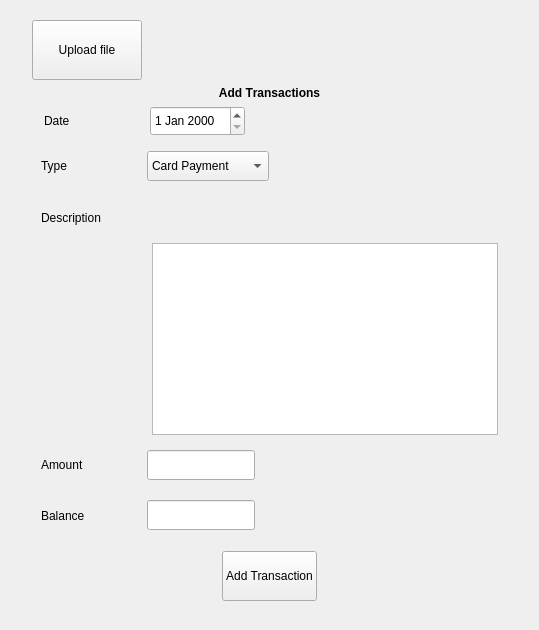
            <widget class="QWidget" name="upload_page">
             <property name="sizePolicy">
              <sizepolicy hsizetype="Expanding" vsizetype="Expanding">
               <horstretch>0</horstretch>
               <verstretch>0</verstretch>
              </sizepolicy>
             </property>
             <layout class="QHBoxLayout" name="horizontalLayout_4">
              <item>
               <widget class="QStackedWidget" name="upload_stack">
                <widget class="QWidget" name="upload_page_2">
                 <layout class="QHBoxLayout" name="horizontalLayout_5">
                  <item>
                   <widget class="QWidget" name="manual_entry_widget" native="true">
                    <property name="sizePolicy">
                     <sizepolicy hsizetype="Expanding" vsizetype="Expanding">
                      <horstretch>0</horstretch>
                      <verstretch>0</verstretch>
                     </sizepolicy>
                    </property>
                    <layout class="QVBoxLayout" name="verticalLayout_11" stretch="0,0,0,0,0,0,0,0,0">
                     <property name="leftMargin">
                      <number>12</number>
                     </property>
                     <property name="topMargin">
                      <number>0</number>
                     </property>
                     <property name="rightMargin">
                      <number>12</number>
                     </property>
                     <property name="bottomMargin">
                      <number>0</number>
                     </property>
                     <item>
                      <widget class="QPushButton" name="upload_file_button">
                       <property name="sizePolicy">
                        <sizepolicy hsizetype="Fixed" vsizetype="Fixed">
                         <horstretch>106</horstretch>
                         <verstretch>70</verstretch>
                        </sizepolicy>
                       </property>
                       <property name="minimumSize">
                        <size>
                         <width>110</width>
                         <height>60</height>
                        </size>
                       </property>
                       <property name="text">
                        <string>Upload file</string>
                       </property>
                       <property name="icon">
                        <iconset resource="../../Desktop/resource.qrc">
                         <normaloff>:/icons/icons_financial_app/upload_icon.png</normaloff>
                         <normalon>:/icons/icons_financial_app/upload_icon.png</normalon>:/icons/icons_financial_app/upload_icon.png</iconset>
                       </property>
                       <property name="iconSize">
                        <size>
                         <width>25</width>
                         <height>25</height>
                        </size>
                       </property>
                       <property name="checkable">
                        <bool>true</bool>
                       </property>
                       <property name="autoRepeat">
                        <bool>false</bool>
                       </property>
                       <property name="autoExclusive">
                        <bool>true</bool>
                       </property>
                      </widget>
                     </item>
                     <item>
                      <widget class="QLabel" name="add_transaction_label">
                       <property name="font">
                        <font>
                         <bold>true</bold>
                         <kerning>false</kerning>
                        </font>
                       </property>
                       <property name="text">
                        <string>Add Transactions</string>
                       </property>
                       <property name="alignment">
                        <set>Qt::AlignmentFlag::AlignCenter</set>
                       </property>
                      </widget>
                     </item>
                     <item>
                      <widget class="QWidget" name="widget_33" native="true">
                       <property name="sizePolicy">
                        <sizepolicy hsizetype="Preferred" vsizetype="Preferred">
                         <horstretch>0</horstretch>
                         <verstretch>0</verstretch>
                        </sizepolicy>
                       </property>
                       <layout class="QHBoxLayout" name="horizontalLayout_26" stretch="1,1,3">
                        <property name="leftMargin">
                         <number>12</number>
                        </property>
                        <property name="topMargin">
                         <number>0</number>
                        </property>
                        <item>
                         <widget class="QLabel" name="date_label_transaction">
                          <property name="sizePolicy">
                           <sizepolicy hsizetype="Fixed" vsizetype="Preferred">
                            <horstretch>0</horstretch>
                            <verstretch>0</verstretch>
                           </sizepolicy>
                          </property>
                          <property name="minimumSize">
                           <size>
                            <width>100</width>
                            <height>0</height>
                           </size>
                          </property>
                          <property name="text">
                           <string>Date</string>
                          </property>
                         </widget>
                        </item>
                        <item>
                         <widget class="QDateEdit" name="transaction_date_edit">
                          <property name="sizePolicy">
                           <sizepolicy hsizetype="Fixed" vsizetype="Fixed">
                            <horstretch>0</horstretch>
                            <verstretch>0</verstretch>
                           </sizepolicy>
                          </property>
                          <property name="minimumSize">
                           <size>
                            <width>0</width>
                            <height>30</height>
                           </size>
                          </property>
                          <property name="maximumSize">
                           <size>
                            <width>150</width>
                            <height>16777215</height>
                           </size>
                          </property>
                         </widget>
                        </item>
                        <item>
                         <spacer name="horizontalSpacer_15">
                          <property name="orientation">
                           <enum>Qt::Orientation::Horizontal</enum>
                          </property>
                          <property name="sizeHint" stdset="0">
                           <size>
                            <width>40</width>
                            <height>20</height>
                           </size>
                          </property>
                         </spacer>
                        </item>
                       </layout>
                      </widget>
                     </item>
                     <item>
                      <widget class="QWidget" name="widget_35" native="true">
                       <property name="sizePolicy">
                        <sizepolicy hsizetype="Preferred" vsizetype="Preferred">
                         <horstretch>0</horstretch>
                         <verstretch>0</verstretch>
                        </sizepolicy>
                       </property>
                       <layout class="QHBoxLayout" name="horizontalLayout_28" stretch="1,1,3">
                        <property name="topMargin">
                         <number>0</number>
                        </property>
                        <item>
                         <widget class="QLabel" name="type_label_transaction">
                          <property name="sizePolicy">
                           <sizepolicy hsizetype="Fixed" vsizetype="Preferred">
                            <horstretch>0</horstretch>
                            <verstretch>0</verstretch>
                           </sizepolicy>
                          </property>
                          <property name="minimumSize">
                           <size>
                            <width>100</width>
                            <height>0</height>
                           </size>
                          </property>
                          <property name="text">
                           <string>Type</string>
                          </property>
                         </widget>
                        </item>
                        <item>
                         <widget class="QComboBox" name="transaction_type_combo">
                          <property name="sizePolicy">
                           <sizepolicy hsizetype="Fixed" vsizetype="Fixed">
                            <horstretch>0</horstretch>
                            <verstretch>0</verstretch>
                           </sizepolicy>
                          </property>
                          <property name="minimumSize">
                           <size>
                            <width>0</width>
                            <height>30</height>
                           </size>
                          </property>
                          <property name="maximumSize">
                           <size>
                            <width>150</width>
                            <height>16777215</height>
                           </size>
                          </property>
                          <item>
                           <property name="text">
                            <string>Card Payment</string>
                           </property>
                          </item>
                          <item>
                           <property name="text">
                            <string>Bank Transfer</string>
                           </property>
                          </item>
                          <item>
                           <property name="text">
                            <string>Cash Withdrawal</string>
                           </property>
                          </item>
                          <item>
                           <property name="text">
                            <string>Income</string>
                           </property>
                          </item>
                          <item>
                           <property name="text">
                            <string>Refund</string>
                           </property>
                          </item>
                          <item>
                           <property name="text">
                            <string>Other</string>
                           </property>
                          </item>
                         </widget>
                        </item>
                        <item>
                         <spacer name="horizontalSpacer_16">
                          <property name="orientation">
                           <enum>Qt::Orientation::Horizontal</enum>
                          </property>
                          <property name="sizeHint" stdset="0">
                           <size>
                            <width>40</width>
                            <height>20</height>
                           </size>
                          </property>
                         </spacer>
                        </item>
                       </layout>
                      </widget>
                     </item>
                     <item>
                      <widget class="QWidget" name="widget_34" native="true">
                       <property name="sizePolicy">
                        <sizepolicy hsizetype="Preferred" vsizetype="Preferred">
                         <horstretch>0</horstretch>
                         <verstretch>0</verstretch>
                        </sizepolicy>
                       </property>
                       <layout class="QHBoxLayout" name="horizontalLayout_27" stretch="1,4">
                        <property name="topMargin">
                         <number>12</number>
                        </property>
                        <item>
                         <widget class="QLabel" name="description_label_transaction">
                          <property name="sizePolicy">
                           <sizepolicy hsizetype="Fixed" vsizetype="Preferred">
                            <horstretch>0</horstretch>
                            <verstretch>0</verstretch>
                           </sizepolicy>
                          </property>
                          <property name="minimumSize">
                           <size>
                            <width>100</width>
                            <height>0</height>
                           </size>
                          </property>
                          <property name="text">
                           <string>Description</string>
                          </property>
                         </widget>
                        </item>
                        <item>
                         <spacer name="horizontalSpacer_17">
                          <property name="orientation">
                           <enum>Qt::Orientation::Horizontal</enum>
                          </property>
                          <property name="sizeHint" stdset="0">
                           <size>
                            <width>40</width>
                            <height>20</height>
                           </size>
                          </property>
                         </spacer>
                        </item>
                       </layout>
                      </widget>
                     </item>
                     <item>
                      <widget class="QWidget" name="widget_38" native="true">
                       <property name="sizePolicy">
                        <sizepolicy hsizetype="Preferred" vsizetype="Preferred">
                         <horstretch>0</horstretch>
                         <verstretch>0</verstretch>
                        </sizepolicy>
                       </property>
                       <layout class="QVBoxLayout" name="verticalLayout_28">
                        <property name="leftMargin">
                         <number>120</number>
                        </property>
                        <property name="topMargin">
                         <number>0</number>
                        </property>
                        <item>
                         <widget class="QTextEdit" name="description_text">
                          <property name="minimumSize">
                           <size>
                            <width>0</width>
                            <height>30</height>
                           </size>
                          </property>
                         </widget>
                        </item>
                       </layout>
                      </widget>
                     </item>
                     <item>
                      <widget class="QWidget" name="widget_36" native="true">
                       <property name="sizePolicy">
                        <sizepolicy hsizetype="Preferred" vsizetype="Preferred">
                         <horstretch>0</horstretch>
                         <verstretch>0</verstretch>
                        </sizepolicy>
                       </property>
                       <layout class="QHBoxLayout" name="horizontalLayout_29" stretch="1,1,3">
                        <property name="topMargin">
                         <number>0</number>
                        </property>
                        <item>
                         <widget class="QLabel" name="amount_label_transaction">
                          <property name="sizePolicy">
                           <sizepolicy hsizetype="Fixed" vsizetype="Preferred">
                            <horstretch>0</horstretch>
                            <verstretch>0</verstretch>
                           </sizepolicy>
                          </property>
                          <property name="minimumSize">
                           <size>
                            <width>100</width>
                            <height>0</height>
                           </size>
                          </property>
                          <property name="text">
                           <string>Amount</string>
                          </property>
                         </widget>
                        </item>
                        <item>
                         <widget class="QLineEdit" name="amount_transaction_line">
                          <property name="sizePolicy">
                           <sizepolicy hsizetype="Fixed" vsizetype="Fixed">
                            <horstretch>0</horstretch>
                            <verstretch>0</verstretch>
                           </sizepolicy>
                          </property>
                          <property name="minimumSize">
                           <size>
                            <width>0</width>
                            <height>30</height>
                           </size>
                          </property>
                          <property name="maximumSize">
                           <size>
                            <width>150</width>
                            <height>16777215</height>
                           </size>
                          </property>
                         </widget>
                        </item>
                        <item>
                         <spacer name="horizontalSpacer_18">
                          <property name="orientation">
                           <enum>Qt::Orientation::Horizontal</enum>
                          </property>
                          <property name="sizeHint" stdset="0">
                           <size>
                            <width>40</width>
                            <height>20</height>
                           </size>
                          </property>
                         </spacer>
                        </item>
                       </layout>
                      </widget>
                     </item>
                     <item>
                      <widget class="QWidget" name="widget_39" native="true">
                       <property name="sizePolicy">
                        <sizepolicy hsizetype="Preferred" vsizetype="Preferred">
                         <horstretch>0</horstretch>
                         <verstretch>0</verstretch>
                        </sizepolicy>
                       </property>
                       <property name="minimumSize">
                        <size>
                         <width>0</width>
                         <height>50</height>
                        </size>
                       </property>
                       <layout class="QHBoxLayout" name="horizontalLayout_30" stretch="1,1,3">
                        <property name="topMargin">
                         <number>0</number>
                        </property>
                        <item>
                         <widget class="QLabel" name="balance_label_transaction">
                          <property name="sizePolicy">
                           <sizepolicy hsizetype="Fixed" vsizetype="Preferred">
                            <horstretch>0</horstretch>
                            <verstretch>0</verstretch>
                           </sizepolicy>
                          </property>
                          <property name="minimumSize">
                           <size>
                            <width>100</width>
                            <height>0</height>
                           </size>
                          </property>
                          <property name="text">
                           <string>Balance</string>
                          </property>
                         </widget>
                        </item>
                        <item>
                         <widget class="QLineEdit" name="balance_transaction_line">
                          <property name="sizePolicy">
                           <sizepolicy hsizetype="Fixed" vsizetype="Fixed">
                            <horstretch>0</horstretch>
                            <verstretch>0</verstretch>
                           </sizepolicy>
                          </property>
                          <property name="minimumSize">
                           <size>
                            <width>0</width>
                            <height>30</height>
                           </size>
                          </property>
                          <property name="maximumSize">
                           <size>
                            <width>150</width>
                            <height>16777215</height>
                           </size>
                          </property>
                         </widget>
                        </item>
                        <item>
                         <spacer name="horizontalSpacer_19">
                          <property name="orientation">
                           <enum>Qt::Orientation::Horizontal</enum>
                          </property>
                          <property name="sizeHint" stdset="0">
                           <size>
                            <width>40</width>
                            <height>20</height>
                           </size>
                          </property>
                         </spacer>
                        </item>
                       </layout>
                      </widget>
                     </item>
                     <item>
                      <widget class="QWidget" name="widget_37" native="true">
                       <property name="sizePolicy">
                        <sizepolicy hsizetype="Preferred" vsizetype="Preferred">
                         <horstretch>0</horstretch>
                         <verstretch>0</verstretch>
                        </sizepolicy>
                       </property>
                       <property name="minimumSize">
                        <size>
                         <width>0</width>
                         <height>50</height>
                        </size>
                       </property>
                       <layout class="QHBoxLayout" name="horizontalLayout_31" stretch="3,1,3">
                        <property name="topMargin">
                         <number>0</number>
                        </property>
                        <item>
                         <spacer name="horizontalSpacer_20">
                          <property name="orientation">
                           <enum>Qt::Orientation::Horizontal</enum>
                          </property>
                          <property name="sizeHint" stdset="0">
                           <size>
                            <width>181</width>
                            <height>20</height>
                           </size>
                          </property>
                         </spacer>
                        </item>
                        <item>
                         <widget class="QPushButton" name="add_transaction_button">
                          <property name="minimumSize">
                           <size>
                            <width>0</width>
                            <height>50</height>
                           </size>
                          </property>
                          <property name="maximumSize">
                           <size>
                            <width>150</width>
                            <height>16777215</height>
                           </size>
                          </property>
                          <property name="text">
                           <string>Add Transaction</string>
                          </property>
                          <property name="checkable">
                           <bool>true</bool>
                          </property>
                          <property name="autoExclusive">
                           <bool>true</bool>
                          </property>
                         </widget>
                        </item>
                        <item>
                         <spacer name="horizontalSpacer_21">
                          <property name="orientation">
                           <enum>Qt::Orientation::Horizontal</enum>
                          </property>
                          <property name="sizeHint" stdset="0">
                           <size>
                            <width>181</width>
                            <height>20</height>
                           </size>
                          </property>
                         </spacer>
                        </item>
                       </layout>
                      </widget>
                     </item>
                    </layout>
                   </widget>
                  </item>
                 </layout>
                </widget>
                <widget class="QWidget" name="page_2">
                 <layout class="QVBoxLayout" name="verticalLayout_8"/>
                </widget>
               </widget>
              </item>
             </layout>
            </widget>
